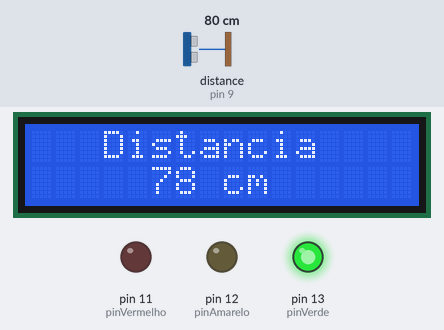
The sketch below on a simulated Arduino Uno, built with avr-gcc and run on an emulated ATmega328P. On the bench: 16×2 character LCD, output pins drawn as LEDs (lit = HIGH). Wiring (inferred from the names in the program): ultrasonic range finder: trigger pin 10; echo pin 9. Inputs (shaded band) come from the test bench; at power-on: distance to the obstacle (sensor on pin 9) 80 cm. The echo pulse lasts 58.3 µs per cm; pins used as bus, display or sensor lines are not drawn; what the sketch prints to the serial monitor is not drawn.

Above: at 1.2 s.
1.3 s: distance to the obstacle (sensor on pin 9) set to 55 cm
At 2.5 s:
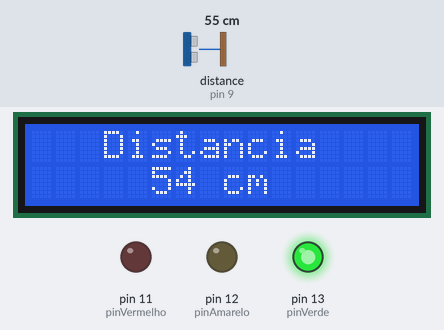
2.8 s: distance to the obstacle (sensor on pin 9) set to 47 cm
At 3.8 s:
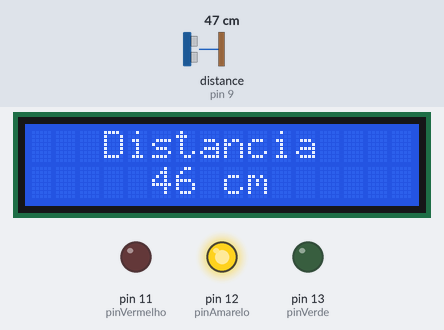
4.3 s: distance to the obstacle (sensor on pin 9) set to 33 cm
At 5.0 s:
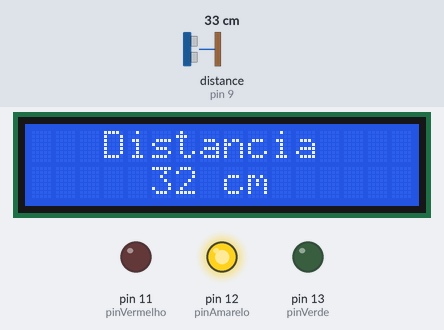
5.8 s: distance to the obstacle (sensor on pin 9) set to 28 cm
At 6.2 s:
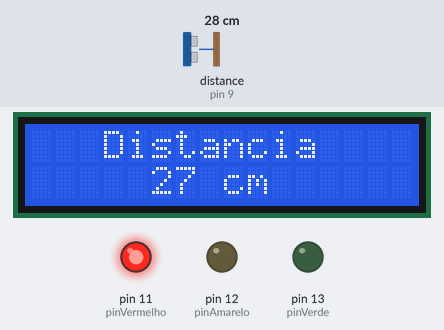
7.3 s: distance to the obstacle (sensor on pin 9) set to 2 cm
At 7.8 s:
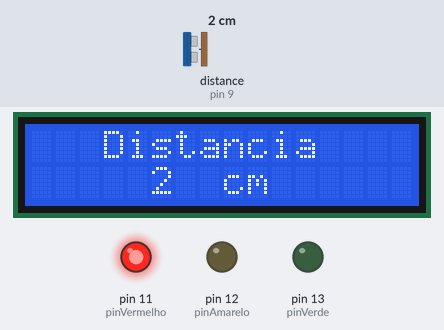
Timing chart, 0 to 9.8 s (numbered marks = the images above; inputs shaded):
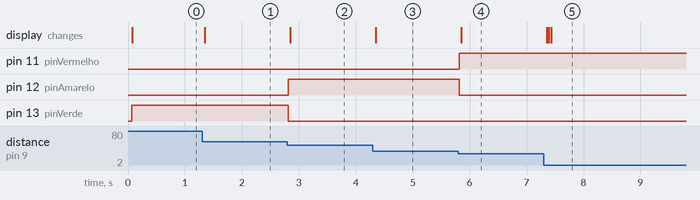

Measured:
- the behaviour switches between 51 and 50 cm on distance to the obstacle (sensor on pin 9) (found by bisection; images 1 and 2)
- the behaviour switches between 31 and 30 cm on distance to the obstacle (sensor on pin 9) (found by bisection; images 3 and 4)
- after the input at 1.3 s, the display: changes after 0.05 s (image 1)
- after the input at 2.8 s, pin 12 (pinAmarelo): LOW → HIGH at once; pin 13 (pinVerde): HIGH → LOW at once; the display: changes after 0.05 s (image 2)
- after the input at 4.3 s, the display: changes after 0.05 s (image 3)
- after the input at 5.8 s, pin 11 (pinVermelho): LOW → HIGH at once; pin 12 (pinAmarelo): HIGH → LOW at once; the display: changes after 0.05 s (image 4)
- after the input at 7.3 s, the display: changes after 0.05 s (image 5)

The sketch:

lcd1.ino
```cpp
#include <LiquidCrystal.h>

//LCD 16*2 com um sensor ultra-sônico

//declaração dos pinos do display
#define RS 7
#define E 6
#define D4 5
#define D5 4
#define D6 3
#define D7 2

//declaração das variáveis do sensor e os leds

int pinTrigger = 10;
int pinEcho = 9;
float pulse;
float dist_cm;
int pinVermelho = 11;
int pinAmarelo = 12;
int pinVerde = 13;


LiquidCrystal lcd(RS, E, D4, D5, D6, D7);


void setup()
{
  lcd.begin(16,2);

  pinMode(pinVermelho, OUTPUT);
  pinMode(pinAmarelo, OUTPUT);
  pinMode(pinVerde, OUTPUT);

  pinMode(pinTrigger, OUTPUT);
  pinMode(pinEcho, INPUT);

  digitalWrite(pinTrigger, LOW);
  Serial.begin(9600);
}

void loop()
{
  trigPulse(); //linha 79
  pulse = pulseIn(pinEcho, HIGH);
  dist_cm = pulse/58.82;


  if(dist_cm <30.00){

  	digitalWrite(pinVermelho, HIGH);
    digitalWrite(pinAmarelo, LOW);
    digitalWrite(pinVerde, LOW);
  }


  if(dist_cm >=30.00 && dist_cm <50.00){
  	digitalWrite(pinVermelho, LOW);
    digitalWrite(pinAmarelo, HIGH);
    digitalWrite(pinVerde, LOW);
}

  if(dist_cm >=50.00){
  	digitalWrite(pinVermelho, LOW);
    digitalWrite(pinAmarelo, LOW);
    digitalWrite(pinVerde, HIGH);
}
  limpar_tela();
  imprime_mensagem(3,0,"Distancia");
  imprime_dist(5,1, dist_cm);
  imprime_cm(8,1,"cm");

  Serial.print("Valor do sensor de distância: ");
  Serial.println(dist_cm);

}


void trigPulse(){

digitalWrite(pinTrigger, HIGH);
delayMicroseconds(10);
digitalWrite(pinTrigger, LOW);
}

void limpar_tela(){
	lcd.clear();
}

void imprime_mensagem(int col, int lin, char* msg){
lcd.setCursor(col, lin);
lcd.print(msg);

}

void imprime_dist(int col, int lin, int dist){
lcd.setCursor(col, lin);
lcd.print(dist);

}

void imprime_cm(int col, int lin, char* cm){
lcd.setCursor(col, lin);
lcd.print(cm);

}
```
